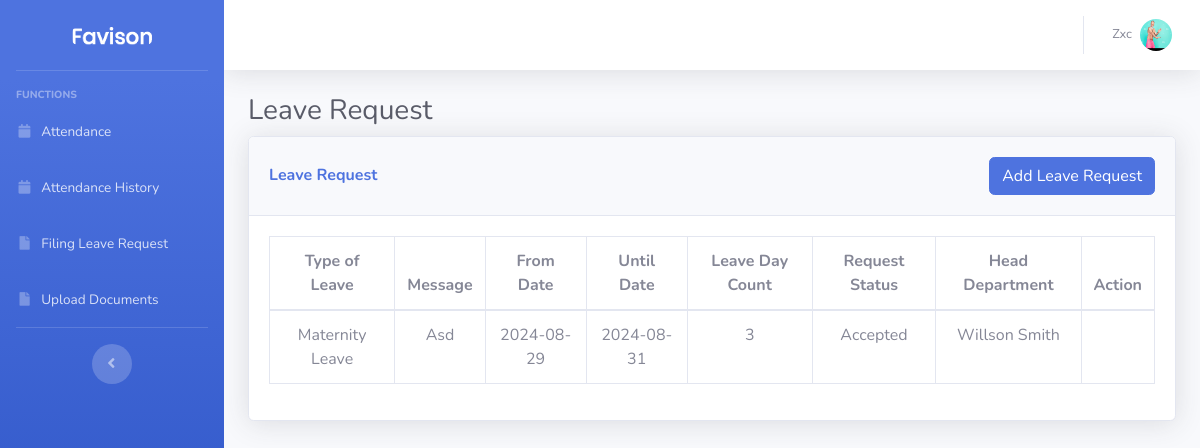
Screenshot of /employee?p=leave_request (signed in) with the database file from the repository.
### tables this page shows
CREATE TABLE `user_details` (
  `user_id` bigint(20) NOT NULL,
  `fname` varchar(256) NOT NULL,
  `mname` varchar(256) NOT NULL,
  `lname` varchar(256) NOT NULL,
  `gender` varchar(256) NOT NULL,
  `address` varchar(256) NOT NULL,
  `birthday` varchar(256) NOT NULL,
  `phone` varchar(256) NOT NULL,
  `position` varchar(256) NOT NULL,
  `profile_picture` text NOT NULL
);

CREATE TABLE `leave_request` (
  `id` bigint(20) NOT NULL,
  `user_id` bigint(20) NOT NULL,
  `head_id` bigint(20) NOT NULL,
  `type` varchar(256) NOT NULL,
  `reason` text NOT NULL,
  `date_from` date NOT NULL,
  `date_until` date NOT NULL,
  `leave_request_status` varchar(20) NOT NULL DEFAULT 'pending',
  `leave_day_count` int(11) NOT NULL,
  `status` int(11) NOT NULL DEFAULT 0,
  `datetime_created` datetime NOT NULL DEFAULT current_timestamp()
);

### conn/conn.php (called while the page is built, shortened)
<?php
class DatabaseHandler {
    private $pdo;
    public function __construct() {
        $dbHost = 'localhost';
        $dbPort = '3306';
        $dbName = 'cifra';
        $dbUser = 'root';
        $dbPassword = '';
        try {
            $dsn = "mysql:host=$dbHost;port=$dbPort;dbname=$dbName";
            $this->pdo = new PDO($dsn, $dbUser, $dbPassword);
            $this->pdo->setAttribute(PDO::ATTR_ERRMODE, PDO::ERRMODE_EXCEPTION);
        } catch (PDOException $e) {
            echo "Connection failed: " . $e->getMessage();
        }
    }
    public function getAllRowsFromTableWhere($tableName, array $additionalConditions = []) {
        try {
            $whereClause = "status = 0";
            if (!empty($additionalConditions)) {
                $whereClause .= " AND " . implode(' AND ', $additionalConditions);
            }
            $sql = "SELECT * FROM $tableName WHERE $whereClause";
            $stmt = $this->pdo->prepare($sql);
            $stmt->execute();
            $result = $stmt->fetchAll(PDO::FETCH_ASSOC);
            return $result;
        } catch (PDOException $e) {
            echo "Query failed: " . $e->getMessage();
        }
    }
    public function getIdByColumnValue($tableName, $columnName, $columnValue, $idColumnName) {
        try {
            $stmt = $this->pdo->prepare("SELECT $idColumnName FROM $tableName WHERE $columnName = :column_value");
            $stmt->bindParam(':column_value', $columnValue);
            $stmt->execute();
            $result = $stmt->fetch(PDO::FETCH_ASSOC);
            if ($result) {
                return $result[$idColumnName];
            } else {
                return null;
            }
        } catch (PDOException $e) {
            return null;
        }
    }
}
?>

### employee/leave_request.php (the view, shortened to what this page needs)
<?php
$employee_id = $_SESSION['id'];
$request = '<button class="btn btn-primary my-1 addBtn" data-toggle="modal" data-target="#formModal">Add Leave Request</button>';
$acceptedRequests = $db->getAllRowsFromTableWhere("leave_request", [
    "user_id = '".$employee_id."'",
    "leave_request_status = 'accepted'"
]);
?>
 <div class="container-fluid">
<h1 class="h3 mb-2 text-gray-800">Leave Request</h1>
<div class="card shadow mb-4">
    <div class="card-header py-3 d-lg-flex text-center justify-content-lg-between align-items-center">
        <h6 class="m-0 font-weight-bold text-primary my-1">Leave Request</h6>
        <?=$request?>
    </div>
    <div class="card-body">
        <div class="table-responsive">
            <table class="table table-bordered text-center" id="dataTable" width="100%" cellspacing="0">
                <thead>
                    <tr>
                        <th>Type of Leave</th>
                        <th>Message</th>
                        <th>From Date</th>
                        <th>Until Date</th>
                        <th>Leave Day Count</th>
                        <th>Request Status</th>
                        <th>Head Department</th>
                        <th>Action</th>
                    </tr>
                </thead>
                <tbody>
                <?php
                    $rows = $db->getAllRowsFromTableWhere("leave_request", [
                                "user_id = '".$employee_id."'",
                            ]);
                    if(count($rows)>0){
                        foreach ($rows as $row) {
                            $id = $row['id'];
                            $reason = ucwords($row['reason']);
                            $type = ucwords($row['type']);
                            $date_from = ucwords($row['date_from']);
                            $date_until = $row['date_until'];
                            $leave_request_status = ucwords($row['leave_request_status']);
                            $leave_day_count = $row['leave_day_count'];
                            $head_id = $row['head_id'];
                            $head_name = $db->getIdByColumnValue("user_details","user_id",$head_id,"fname").' '.$db->getIdByColumnValue("user_details","user_id",$head_id,"lname");
                            $data='
                                data-head_id="'.$head_id.'"
                                data-id="'.$id.'"
                                data-reason="'.$reason.'"
                                data-type="'.$type.'"
                                data-date_from="'.$date_from.'"
                                data-date_until="'.$date_until.'"
                            ';
                            if($leave_request_status=="Pending")
                            {
                                $action = '<button '.$data.' data-type="update" data-toggle="modal" data-target="#formModal" class="editBtn btn btn-success">Edit</button>
                                <button '.$data.' data-type="delete" data-toggle="modal" data-target="#formModal" class="deleteBtn btn btn-danger">Delete</button>
                                ';
                            }else{
                                $action ="";
                            }
                            echo '<tr>
                                <td>'.$type.'</td>
                                <td>'.$reason.'</td>
                                <td>'.$date_from.'</td>
                                <td>'.$date_until.'</td>
                                <td>'.$leave_day_count.'</td>
                                <td>'.$leave_request_status.'</td>
                                <td>'.ucwords($head_name).'</td>
                                <td>'.$action.'</td>
                            </tr>';
                        }
                    }
                    ?>
                </tbody>
            </table>
        </div>
    </div>
</div>
<link href="https://cdn.datatables.net/v/dt/jszip-3.10.1/dt-2.1.4/b-3.1.1/b-colvis-3.1.1/b-html5-3.1.1/b-print-3.1.1/r-3.0.2/datatables.min.css" rel="stylesheet">

### employee/components/header.php (shortened to what this page needs)
<?php
include '../conn/conn.php';
$db = new DatabaseHandler();
$user_id = $_SESSION['id'];
?>
<!DOCTYPE html>
<html lang="en">
<head>
    <link href="vendor/fontawesome-free/css/all.min.css" rel="stylesheet" type="text/css">
    <link href="css/sb-admin-2.min.css" rel="stylesheet">
</head>
<body id="page-top">
    <div id="wrapper">
        <ul class="navbar-nav bg-gradient-primary sidebar sidebar-dark accordion" id="accordionSidebar">
            <a class="sidebar-brand d-flex align-items-center justify-content-center" href="index.html">
                <div class="sidebar-brand-icon">
                    <img src="img/logo.png" class="rounded " width="80px" alt="">
                </div>
            </a>
            <hr class="sidebar-divider">
            <div class="sidebar-heading">
                Functions
            </div>
            <li class="nav-item">
                <a class="nav-link " href="?p=attendance" >
                    <i class="fas fa-fw fa-calendar"></i>
                    <span>Attendance</span>
                </a>
            </li>
            <li class="nav-item">
                <a class="nav-link " href="?p=attendance_history" >
                    <i class="fas fa-fw fa-calendar"></i>
                    <span>Attendance History</span>
                </a>
            </li>
            <li class="nav-item">
                <a class="nav-link " href="?p=leave_request" >
                    <i class="fas fa-fw fa-file"></i>
                    <span>Filing Leave Request</span>
                </a>
            </li>
            <li class="nav-item">
                <a class="nav-link " href="?p=upload_documents" >
                    <i class="fas fa-fw fa-file"></i>
                    <span>Upload Documents</span>
                </a>
            </li>
            <hr class="sidebar-divider">
            <div class="text-center d-none d-md-inline">
                <button class="rounded-circle border-0" id="sidebarToggle"></button>
            </div>
        </ul>
        <div id="content-wrapper" class="d-flex flex-column">
            <div id="content">
                <nav class="navbar navbar-expand navbar-light bg-white topbar mb-4 static-top shadow">
                    <ul class="navbar-nav ml-auto">
                        <li class="nav-item dropdown no-arrow">
                            <a class="nav-link dropdown-toggle" href="#" id="userDropdown" role="button"
                                data-toggle="dropdown" aria-haspopup="true" aria-expanded="false">
                                <span class="mr-2 d-none d-lg-inline text-gray-600 small">
                                <?= ucwords($db->getIdByColumnValue("user_details","user_id",$_SESSION['id'],'fname') ) ?? 'Administrator'?>
                                </span>
                                <?php
                                $profile_picture = $db->getIdByColumnValue("user_details","user_id",$user_id,"profile_picture") ;
                                $profile_picture =  $profile_picture !="" ? '../profile/'.$profile_picture : 'img/undraw_profile.svg';
                                ?>
                                <img class="img-profile rounded-circle"
                                    src="<?=$profile_picture?>">
                            </a>
                        </li>
                    </ul>
                </nav>

### rows the page displays
user_details: fname "Zxc", profile_picture (picture)
leave_request: type "Maternity Leave", reason "Asd", date_from "2024-08-29", date_until "2024-08-31", leave_day_count "3", leave_request_status "Accepted", head.lname "Willson Smith"
